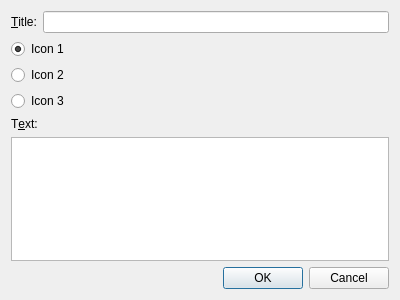
<?xml version="1.0" encoding="UTF-8"?>
<ui version="4.0">
 <class>EditNoteDialog</class>
 <widget class="QDialog" name="EditNoteDialog">
  <property name="geometry">
   <rect>
    <x>0</x>
    <y>0</y>
    <width>400</width>
    <height>300</height>
   </rect>
  </property>
  <property name="windowTitle">
   <string>Dialog</string>
  </property>
  <layout class="QVBoxLayout" name="verticalLayout">
   <item>
    <layout class="QFormLayout" name="formLayout">
     <item row="1" column="0">
      <widget class="QLabel" name="label">
       <property name="text">
        <string>&amp;Title:</string>
       </property>
       <property name="buddy">
        <cstring>plainTextEdit</cstring>
       </property>
      </widget>
     </item>
     <item row="1" column="1">
      <widget class="QLineEdit" name="titleEdit"/>
     </item>
    </layout>
   </item>
   <item>
    <widget class="QRadioButton" name="radioButton">
     <property name="toolTip">
      <string notr="true"/>
     </property>
     <property name="toolTipDuration">
      <number>0</number>
     </property>
     <property name="text">
      <string>Icon 1</string>
     </property>
     <property name="icon">
      <iconset resource="resources.qrc">
       <normaloff>:/icons/Icon_1.svg</normaloff>:/icons/Icon_1.svg</iconset>
     </property>
     <property name="checked">
      <bool>true</bool>
     </property>
     <property name="autoRepeatDelay">
      <number>300</number>
     </property>
    </widget>
   </item>
   <item>
    <widget class="QRadioButton" name="radioButton_2">
     <property name="enabled">
      <bool>true</bool>
     </property>
     <property name="toolTip">
      <string/>
     </property>
     <property name="text">
      <string>Icon 2</string>
     </property>
     <property name="icon">
      <iconset resource="resources.qrc">
       <normaloff>:/icons/Icon_2.svg</normaloff>:/icons/Icon_2.svg</iconset>
     </property>
    </widget>
   </item>
   <item>
    <widget class="QRadioButton" name="radioButton_3">
     <property name="text">
      <string>Icon 3</string>
     </property>
     <property name="icon">
      <iconset resource="resources.qrc">
       <normaloff>:/icons/Icon_3.svg</normaloff>:/icons/Icon_3.svg</iconset>
     </property>
    </widget>
   </item>
   <item>
    <widget class="QLabel" name="label_2">
     <property name="text">
      <string>T&amp;ext:</string>
     </property>
     <property name="buddy">
      <cstring>titleEdit</cstring>
     </property>
    </widget>
   </item>
   <item>
    <widget class="QPlainTextEdit" name="plainTextEdit"/>
   </item>
   <item>
    <widget class="QDialogButtonBox" name="buttonBox">
     <property name="orientation">
      <enum>Qt::Horizontal</enum>
     </property>
     <property name="standardButtons">
      <set>QDialogButtonBox::Cancel|QDialogButtonBox::Ok</set>
     </property>
    </widget>
   </item>
  </layout>
 </widget>
 <tabstops>
  <tabstop>plainTextEdit</tabstop>
 </tabstops>
 <resources>
  <include location="resources.qrc"/>
 </resources>
 <connections>
  <connection>
   <sender>buttonBox</sender>
   <signal>accepted()</signal>
   <receiver>EditNoteDialog</receiver>
   <slot>accept()</slot>
   <hints>
    <hint type="sourcelabel">
     <x>248</x>
     <y>254</y>
    </hint>
    <hint type="destinationlabel">
     <x>157</x>
     <y>274</y>
    </hint>
   </hints>
  </connection>
  <connection>
   <sender>buttonBox</sender>
   <signal>rejected()</signal>
   <receiver>EditNoteDialog</receiver>
   <slot>reject()</slot>
   <hints>
    <hint type="sourcelabel">
     <x>316</x>
     <y>260</y>
    </hint>
    <hint type="destinationlabel">
     <x>286</x>
     <y>274</y>
    </hint>
   </hints>
  </connection>
 </connections>
 <slots>
  <slot>title()</slot>
  <slot>edit()</slot>
  <slot>text()</slot>
 </slots>
</ui>
